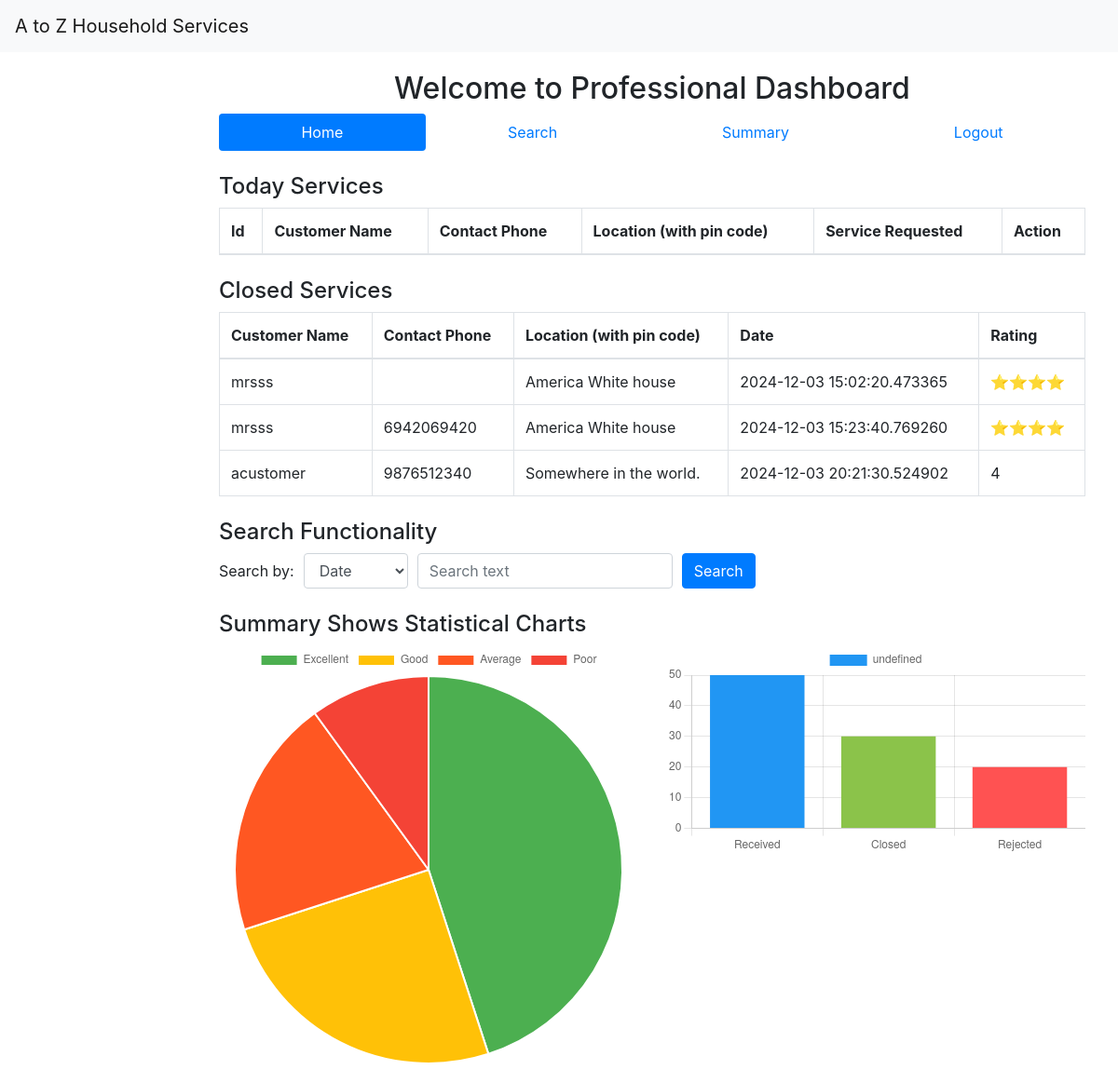
/professional_dashboard, run on the app's committed database.
### model/model.py (models this page shows, shortened)
class ClosedService(db.Model):
    id = db.Column(db.Integer, primary_key=True)
    customer_name = db.Column(db.String(50), nullable=False)
    contact = db.Column(db.Integer, nullable=False)
    location = db.Column(db.String(100), nullable=False)
    rating = db.Column(db.String(6), nullable=False, default="-/-")
    date = db.Column(db.DateTime, default=datetime.now())

### app.py (the view, shortened to what this page needs)
@app.route('/professional_dashboard')
def professional_dashboard():
    services = TodayService.query.all()
    today_services = []
    c_services = ClosedService.query.all()
    closed_services = []
    for service in c_services:
        serve = {}
        serve["customer_name"] = service.customer_name
        serve["contact_phone"] = service.contact
        serve["location"] = service.location
        serve["date"] = service.date
        serve["rating"] = service.rating
        closed_services.append(serve)
    print(today_services)
    print(services)
    reviews_data = [45, 25, 20, 10]  # Dummy data for pie chart
    requests_data = [50, 30, 20]     # Dummy data for bar chart
    print(session)
    return render_template('professional_dashboard.html',
                           today_services=today_services,
                           closed_services=closed_services,
                           reviews_data=reviews_data,
                           requests_data=requests_data)

### templates/professional_dashboard.html (shortened to what this page needs)
{% extends "base.html" %}
{% block content %}
<h2 class="text-center">Welcome to Professional Dashboard</h2>
<nav class="nav nav-pills nav-fill">
    <a class="nav-item nav-link active" href="#">Home</a>
    <a class="nav-item nav-link" href="#">Search</a>
    <a class="nav-item nav-link" href="#">Summary</a>
    <a class="nav-item nav-link" href="{{ url_for('logout') }}">Logout</a>
</nav>
<div class="mt-4">
    <h4>Today Services</h4>
    <table class="table table-bordered">
        <thead>
            <tr>
                <th>Id</th>
                <th>Customer Name</th>
                <th>Contact Phone</th>
                <th>Location (with pin code)</th>
                <th>Service Requested</th>
                <th>Action</th>
            </tr>
        </thead>
    </table>
</div>
<div class="mt-4">
    <h4>Closed Services</h4>
    <table class="table table-bordered">
        <thead>
            <tr>
                <th>Customer Name</th>
                <th>Contact Phone</th>
                <th>Location (with pin code)</th>
                <th>Date</th>
                <th>Rating</th>
            </tr>
        </thead>
        <tbody>
            {% for service in closed_services %}
                <tr>
                    <td>{{ service.customer_name }}</td>
                    <td>{{ service.contact_phone }}</td>
                    <td>{{ service.location }}</td>
                    <td>{{ service.date }}</td>
                    <td>{{ service.rating }}</td>
                </tr>
            {% endfor %}
        </tbody>
    </table>
</div>
<div class="mt-4">
    <h4>Search Functionality</h4>
    <div class="form-row align-items-center">
        <div class="col-auto">
            <label for="search-by" class="col-form-label">Search by:</label>
        </div>
        <div class="col-auto">
            <select class="form-control" id="search-by">
                <option>Date</option>
            </select>
        </div>
        <div class="col-auto">
            <input type="text" class="form-control" placeholder="Search text">
        </div>
        <div class="col-auto">
            <button class="btn btn-primary">Search</button>
        </div>
    </div>
</div>
<div class="mt-4">
    <h4>Summary Shows Statistical Charts</h4>
    <div class="row">
        <div class="col-md-6">
            <canvas id="reviewRatingsChart"></canvas>
        </div>
        <div class="col-md-6">
            <canvas id="serviceRequestsChart"></canvas>
        </div>
    </div>
</div>
<script>
// Pie Chart for Reviews/Ratings
var ctx1 = document.getElementById('reviewRatingsChart').getContext('2d');
var reviewRatingsChart = new Chart(ctx1, {
    type: 'pie',
    data: {
        labels: ['Excellent', 'Good', 'Average', 'Poor'],
        datasets: [{
            data: {{ reviews_data | tojson }},
            backgroundColor: ['#4CAF50', '#FFC107', '#FF5722', '#F44336'],
        }]
    }
});
// Bar Chart for Service Requests
var ctx2 = document.getElementById('serviceRequestsChart').getContext('2d');
var serviceRequestsChart = new Chart(ctx2, {
    type: 'bar',
    data: {
        labels: ['Received', 'Closed', 'Rejected'],
        datasets: [{
            data: {{ requests_data | tojson }},
            backgroundColor: ['#2196F3', '#8BC34A', '#FF5252']
        }]
    },
    options: {
        scales: {
            y: {
                beginAtZero: true
            }
        }
    }
});
</script>
{% endblock %}

### static/css/styles.css (style rules this page uses)
canvas { width: 400px; height: 400px; }

### data on the page
ClosedService: customer_name "mrsss", location "America White house", date "2024-12-03 15:02:20.473365", rating "⭐⭐⭐⭐"
ClosedService: customer_name "mrsss", contact_phone "6942069420", location "America White house", date "2024-12-03 15:23:40.769260", rating "⭐⭐⭐⭐"
ClosedService: customer_name "acustomer", contact_phone "9876512340", location "Somewhere in the world.", date "2024-12-03 20:21:30.524902", rating "4"

### other printed values
chart data {{ reviews_data | tojson }} [45, 25, 20, 10]
chart data {{ requests_data | tojson }} [50, 30, 20]
